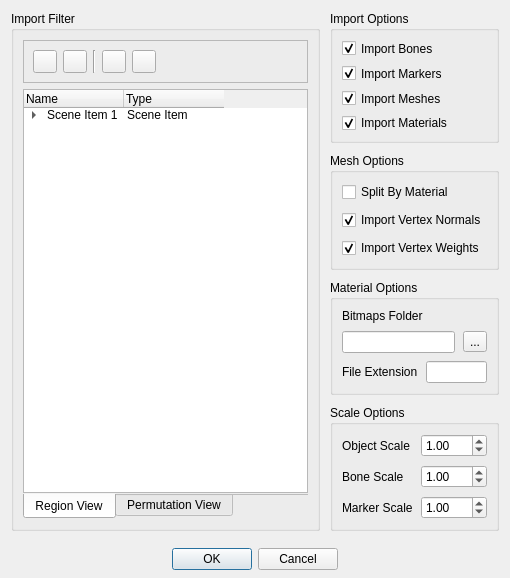
<?xml version="1.0" encoding="UTF-8"?>
<ui version="4.0">
 <class>Form</class>
 <widget class="QWidget" name="Form">
  <property name="geometry">
   <rect>
    <x>0</x>
    <y>0</y>
    <width>510</width>
    <height>578</height>
   </rect>
  </property>
  <property name="minimumSize">
   <size>
    <width>510</width>
    <height>500</height>
   </size>
  </property>
  <layout class="QGridLayout" name="gridLayout_4">
   <property name="bottomMargin">
    <number>0</number>
   </property>
   <property name="spacing">
    <number>10</number>
   </property>
   <item row="0" column="1">
    <widget class="QGroupBox" name="groupBox_importOptions">
     <property name="title">
      <string>Import Options</string>
     </property>
     <property name="checkable">
      <bool>false</bool>
     </property>
     <layout class="QVBoxLayout" name="verticalLayout">
      <property name="spacing">
       <number>8</number>
      </property>
      <item>
       <widget class="QCheckBox" name="checkBox_importBones">
        <property name="text">
         <string>Import Bones</string>
        </property>
        <property name="checked">
         <bool>true</bool>
        </property>
       </widget>
      </item>
      <item>
       <widget class="QCheckBox" name="checkBox_importMarkers">
        <property name="text">
         <string>Import Markers</string>
        </property>
        <property name="checked">
         <bool>true</bool>
        </property>
       </widget>
      </item>
      <item>
       <widget class="QCheckBox" name="checkBox_importMeshes">
        <property name="text">
         <string>Import Meshes</string>
        </property>
        <property name="checked">
         <bool>true</bool>
        </property>
       </widget>
      </item>
      <item>
       <widget class="QCheckBox" name="checkBox_importMaterials">
        <property name="text">
         <string>Import Materials</string>
        </property>
        <property name="checked">
         <bool>true</bool>
        </property>
       </widget>
      </item>
     </layout>
    </widget>
   </item>
   <item row="3" column="1">
    <widget class="QGroupBox" name="groupBox_scaleOptions">
     <property name="title">
      <string>Scale Options</string>
     </property>
     <layout class="QFormLayout" name="formLayout">
      <property name="fieldGrowthPolicy">
       <enum>QFormLayout::AllNonFixedFieldsGrow</enum>
      </property>
      <property name="horizontalSpacing">
       <number>8</number>
      </property>
      <property name="verticalSpacing">
       <number>8</number>
      </property>
      <item row="1" column="0">
       <widget class="QLabel" name="label_boneScale">
        <property name="text">
         <string>Bone Scale</string>
        </property>
       </widget>
      </item>
      <item row="1" column="1">
       <widget class="QDoubleSpinBox" name="spinBox_boneScale">
        <property name="value">
         <double>1.000000000000000</double>
        </property>
       </widget>
      </item>
      <item row="2" column="0">
       <widget class="QLabel" name="label_markerScale">
        <property name="text">
         <string>Marker Scale</string>
        </property>
       </widget>
      </item>
      <item row="2" column="1">
       <widget class="QDoubleSpinBox" name="spinBox_markerScale">
        <property name="value">
         <double>1.000000000000000</double>
        </property>
       </widget>
      </item>
      <item row="0" column="1">
       <widget class="QDoubleSpinBox" name="spinBox_objectScale">
        <property name="value">
         <double>1.000000000000000</double>
        </property>
       </widget>
      </item>
      <item row="0" column="0">
       <widget class="QLabel" name="label_objectScale">
        <property name="text">
         <string>Object Scale</string>
        </property>
       </widget>
      </item>
     </layout>
    </widget>
   </item>
   <item row="5" column="0" colspan="2">
    <widget class="QDialogButtonBox" name="buttonBox">
     <property name="minimumSize">
      <size>
       <width>0</width>
       <height>37</height>
      </size>
     </property>
     <property name="standardButtons">
      <set>QDialogButtonBox::Cancel|QDialogButtonBox::Ok</set>
     </property>
     <property name="centerButtons">
      <bool>true</bool>
     </property>
    </widget>
   </item>
   <item row="0" column="0" rowspan="5">
    <widget class="QGroupBox" name="groupBox_filter">
     <property name="sizePolicy">
      <sizepolicy hsizetype="Expanding" vsizetype="Expanding">
       <horstretch>0</horstretch>
       <verstretch>0</verstretch>
      </sizepolicy>
     </property>
     <property name="title">
      <string>Import Filter</string>
     </property>
     <layout class="QVBoxLayout" name="verticalLayout_3">
      <item>
       <widget class="QFrame" name="toolboxFrame">
        <property name="frameShape">
         <enum>QFrame::StyledPanel</enum>
        </property>
        <layout class="QHBoxLayout" name="horizontalLayout">
         <item>
          <widget class="QToolButton" name="toolButton_expandAll">
           <property name="toolTip">
            <string>Expand All</string>
           </property>
           <property name="icon">
            <iconset resource="resources/resources.qrc">
             <normaloff>:/res/ExpandAll_16x.png</normaloff>:/res/ExpandAll_16x.png</iconset>
           </property>
          </widget>
         </item>
         <item>
          <widget class="QToolButton" name="toolButton_collapseAll">
           <property name="toolTip">
            <string>Collapse All</string>
           </property>
           <property name="icon">
            <iconset resource="resources/resources.qrc">
             <normaloff>:/res/CollapseGroup_16x.png</normaloff>:/res/CollapseGroup_16x.png</iconset>
           </property>
          </widget>
         </item>
         <item>
          <widget class="Line" name="line">
           <property name="orientation">
            <enum>Qt::Vertical</enum>
           </property>
          </widget>
         </item>
         <item>
          <widget class="QToolButton" name="toolButton_checkAll">
           <property name="toolTip">
            <string>Check All</string>
           </property>
           <property name="icon">
            <iconset resource="resources/resources.qrc">
             <normaloff>:/res/Checklist_16x.png</normaloff>:/res/Checklist_16x.png</iconset>
           </property>
          </widget>
         </item>
         <item>
          <widget class="QToolButton" name="toolButton_uncheckAll">
           <property name="toolTip">
            <string>Uncheck All</string>
           </property>
           <property name="icon">
            <iconset resource="resources/resources.qrc">
             <normaloff>:/res/CheckboxList_16x.png</normaloff>:/res/CheckboxList_16x.png</iconset>
           </property>
          </widget>
         </item>
         <item>
          <spacer name="horizontalSpacer">
           <property name="orientation">
            <enum>Qt::Horizontal</enum>
           </property>
           <property name="sizeHint" stdset="0">
            <size>
             <width>40</width>
             <height>20</height>
            </size>
           </property>
          </spacer>
         </item>
        </layout>
       </widget>
      </item>
      <item>
       <widget class="QTabWidget" name="tabWidget">
        <property name="tabPosition">
         <enum>QTabWidget::South</enum>
        </property>
        <property name="currentIndex">
         <number>0</number>
        </property>
        <property name="documentMode">
         <bool>true</bool>
        </property>
        <widget class="QWidget" name="tab">
         <attribute name="title">
          <string>Region View</string>
         </attribute>
         <layout class="QGridLayout" name="gridLayout">
          <property name="leftMargin">
           <number>0</number>
          </property>
          <property name="topMargin">
           <number>0</number>
          </property>
          <property name="rightMargin">
           <number>0</number>
          </property>
          <property name="bottomMargin">
           <number>0</number>
          </property>
          <item row="0" column="0">
           <widget class="QTreeWidget" name="objectTreeWidget">
            <property name="alternatingRowColors">
             <bool>true</bool>
            </property>
            <property name="selectionMode">
             <enum>QAbstractItemView::NoSelection</enum>
            </property>
            <attribute name="headerStretchLastSection">
             <bool>false</bool>
            </attribute>
            <column>
             <property name="text">
              <string>Name</string>
             </property>
            </column>
            <column>
             <property name="text">
              <string>Type</string>
             </property>
            </column>
            <item>
             <property name="text">
              <string>Scene Item 1</string>
             </property>
             <property name="text">
              <string>Scene Item</string>
             </property>
             <property name="flags">
              <set>ItemIsSelectable|ItemIsUserCheckable|ItemIsEnabled|ItemIsAutoTristate</set>
             </property>
             <item>
              <property name="text">
               <string>New Subitem</string>
              </property>
             </item>
             <item>
              <property name="text">
               <string>New Subitem</string>
              </property>
              <item>
               <property name="text">
                <string>New Subitem</string>
               </property>
              </item>
              <item>
               <property name="text">
                <string>New Subitem</string>
               </property>
              </item>
             </item>
             <item>
              <property name="text">
               <string>New Subitem</string>
              </property>
             </item>
            </item>
           </widget>
          </item>
         </layout>
        </widget>
        <widget class="QWidget" name="tab_2">
         <attribute name="title">
          <string>Permutation View</string>
         </attribute>
         <layout class="QGridLayout" name="gridLayout_2">
          <property name="leftMargin">
           <number>0</number>
          </property>
          <property name="topMargin">
           <number>0</number>
          </property>
          <property name="rightMargin">
           <number>0</number>
          </property>
          <property name="bottomMargin">
           <number>0</number>
          </property>
          <item row="0" column="0">
           <widget class="QTreeWidget" name="permutationTreeWidget">
            <property name="alternatingRowColors">
             <bool>true</bool>
            </property>
            <property name="selectionMode">
             <enum>QAbstractItemView::NoSelection</enum>
            </property>
            <attribute name="headerStretchLastSection">
             <bool>false</bool>
            </attribute>
            <column>
             <property name="text">
              <string>Name</string>
             </property>
            </column>
            <column>
             <property name="text">
              <string>Type</string>
             </property>
            </column>
            <item>
             <property name="text">
              <string>Scene Item 1</string>
             </property>
             <property name="text">
              <string>Scene Item</string>
             </property>
             <property name="flags">
              <set>ItemIsSelectable|ItemIsUserCheckable|ItemIsEnabled|ItemIsAutoTristate</set>
             </property>
             <item>
              <property name="text">
               <string>New Subitem</string>
              </property>
             </item>
             <item>
              <property name="text">
               <string>New Subitem</string>
              </property>
              <item>
               <property name="text">
                <string>New Subitem</string>
               </property>
              </item>
              <item>
               <property name="text">
                <string>New Subitem</string>
               </property>
              </item>
             </item>
             <item>
              <property name="text">
               <string>New Subitem</string>
              </property>
             </item>
            </item>
           </widget>
          </item>
         </layout>
        </widget>
       </widget>
      </item>
     </layout>
    </widget>
   </item>
   <item row="2" column="1">
    <widget class="QGroupBox" name="groupBox_materialOptions">
     <property name="sizePolicy">
      <sizepolicy hsizetype="Ignored" vsizetype="Preferred">
       <horstretch>0</horstretch>
       <verstretch>0</verstretch>
      </sizepolicy>
     </property>
     <property name="title">
      <string>Material Options</string>
     </property>
     <layout class="QGridLayout" name="gridLayout_3">
      <property name="spacing">
       <number>8</number>
      </property>
      <item row="0" column="0" colspan="3">
       <widget class="QLabel" name="label">
        <property name="text">
         <string>Bitmaps Folder</string>
        </property>
       </widget>
      </item>
      <item row="1" column="0" colspan="2">
       <widget class="QLineEdit" name="lineEdit_bitmapsFolder">
        <property name="maxLength">
         <number>512</number>
        </property>
       </widget>
      </item>
      <item row="3" column="0">
       <widget class="QLabel" name="label_2">
        <property name="text">
         <string>File Extension</string>
        </property>
       </widget>
      </item>
      <item row="1" column="2">
       <widget class="QToolButton" name="toolButton_bitmapsFolder">
        <property name="text">
         <string>...</string>
        </property>
       </widget>
      </item>
      <item row="3" column="1" colspan="2">
       <widget class="QLineEdit" name="lineEdit_bitmapsExtension">
        <property name="maxLength">
         <number>5</number>
        </property>
       </widget>
      </item>
     </layout>
    </widget>
   </item>
   <item row="1" column="1">
    <widget class="QGroupBox" name="groupBox_meshOptions">
     <property name="title">
      <string>Mesh Options</string>
     </property>
     <layout class="QVBoxLayout" name="verticalLayout_2">
      <property name="spacing">
       <number>8</number>
      </property>
      <item>
       <widget class="QCheckBox" name="checkBox_splitMeshes">
        <property name="text">
         <string>Split By Material</string>
        </property>
       </widget>
      </item>
      <item>
       <widget class="QCheckBox" name="checkBox_importNormals">
        <property name="text">
         <string>Import Vertex Normals</string>
        </property>
        <property name="checked">
         <bool>true</bool>
        </property>
       </widget>
      </item>
      <item>
       <widget class="QCheckBox" name="checkBox_importWeights">
        <property name="text">
         <string>Import Vertex Weights</string>
        </property>
        <property name="checked">
         <bool>true</bool>
        </property>
       </widget>
      </item>
     </layout>
    </widget>
   </item>
   <item row="4" column="1">
    <spacer name="verticalSpacer">
     <property name="orientation">
      <enum>Qt::Vertical</enum>
     </property>
     <property name="sizeType">
      <enum>QSizePolicy::MinimumExpanding</enum>
     </property>
     <property name="sizeHint" stdset="0">
      <size>
       <width>20</width>
       <height>0</height>
      </size>
     </property>
    </spacer>
   </item>
  </layout>
 </widget>
 <tabstops>
  <tabstop>checkBox_importBones</tabstop>
  <tabstop>checkBox_importMarkers</tabstop>
  <tabstop>checkBox_importMeshes</tabstop>
  <tabstop>checkBox_importMaterials</tabstop>
  <tabstop>checkBox_splitMeshes</tabstop>
  <tabstop>tabWidget</tabstop>
  <tabstop>checkBox_importNormals</tabstop>
  <tabstop>spinBox_objectScale</tabstop>
  <tabstop>spinBox_boneScale</tabstop>
  <tabstop>spinBox_markerScale</tabstop>
  <tabstop>toolButton_expandAll</tabstop>
  <tabstop>toolButton_collapseAll</tabstop>
  <tabstop>toolButton_checkAll</tabstop>
  <tabstop>toolButton_uncheckAll</tabstop>
  <tabstop>objectTreeWidget</tabstop>
  <tabstop>permutationTreeWidget</tabstop>
  <tabstop>checkBox_importWeights</tabstop>
 </tabstops>
 <resources>
  <include location="resources/resources.qrc"/>
 </resources>
 <connections>
  <connection>
   <sender>checkBox_importMeshes</sender>
   <signal>toggled(bool)</signal>
   <receiver>groupBox_meshOptions</receiver>
   <slot>setEnabled(bool)</slot>
   <hints>
    <hint type="sourcelabel">
     <x>354</x>
     <y>100</y>
    </hint>
    <hint type="destinationlabel">
     <x>380</x>
     <y>260</y>
    </hint>
   </hints>
  </connection>
  <connection>
   <sender>checkBox_importBones</sender>
   <signal>toggled(bool)</signal>
   <receiver>checkBox_importWeights</receiver>
   <slot>setEnabled(bool)</slot>
   <hints>
    <hint type="sourcelabel">
     <x>354</x>
     <y>54</y>
    </hint>
    <hint type="destinationlabel">
     <x>380</x>
     <y>292</y>
    </hint>
   </hints>
  </connection>
  <connection>
   <sender>checkBox_importMaterials</sender>
   <signal>toggled(bool)</signal>
   <receiver>groupBox_materialOptions</receiver>
   <slot>setEnabled(bool)</slot>
   <hints>
    <hint type="sourcelabel">
     <x>394</x>
     <y>112</y>
    </hint>
    <hint type="destinationlabel">
     <x>415</x>
     <y>300</y>
    </hint>
   </hints>
  </connection>
 </connections>
</ui>
